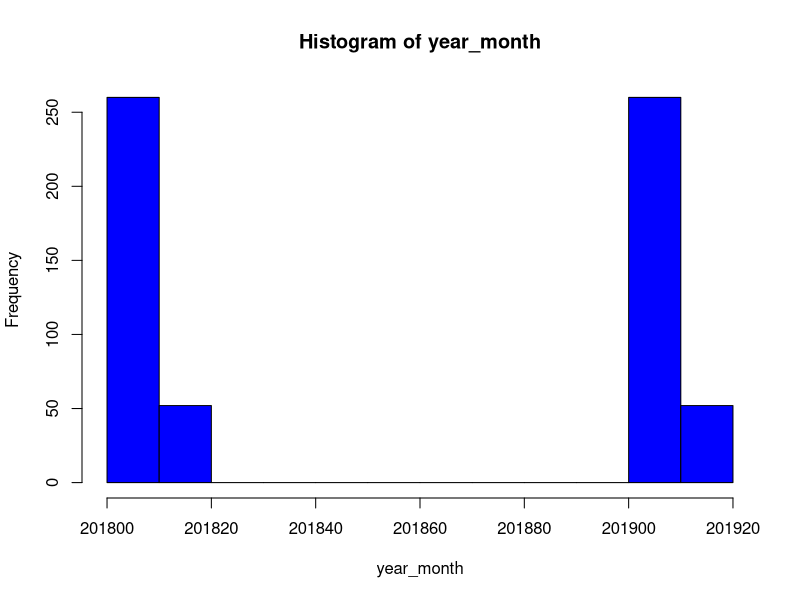
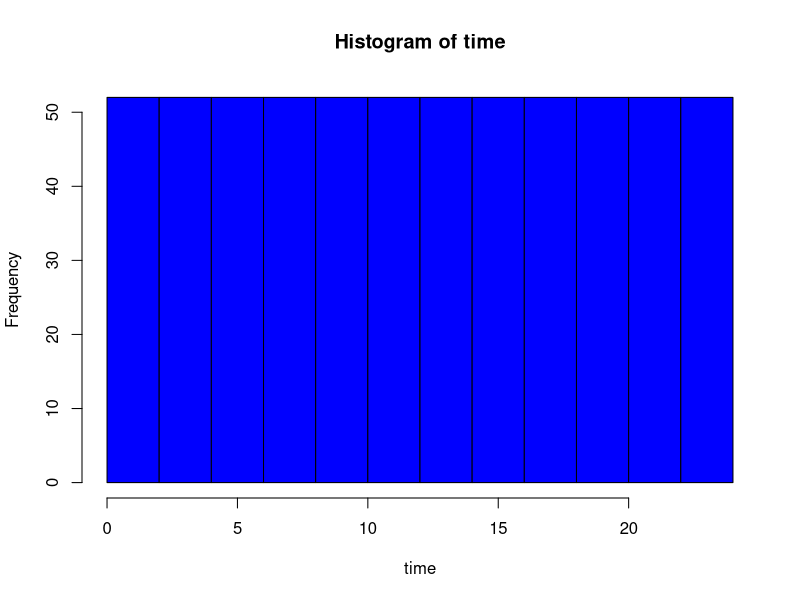
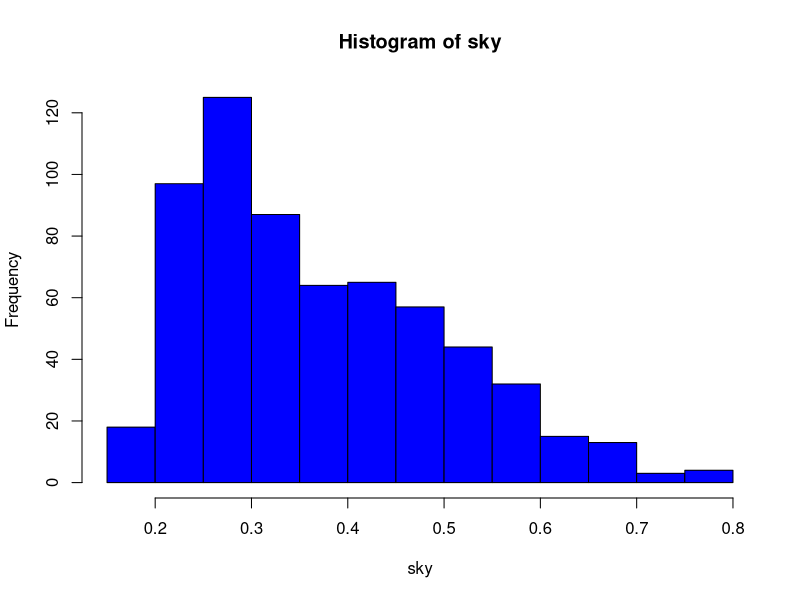
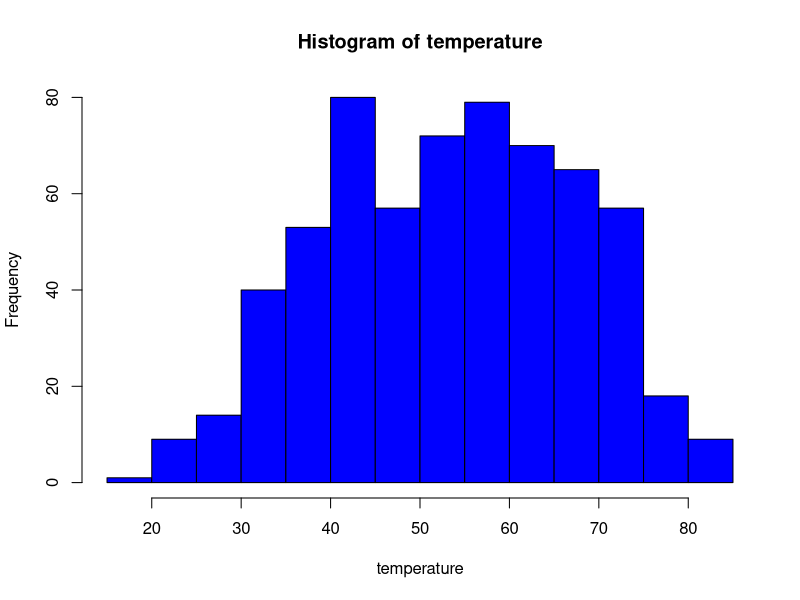
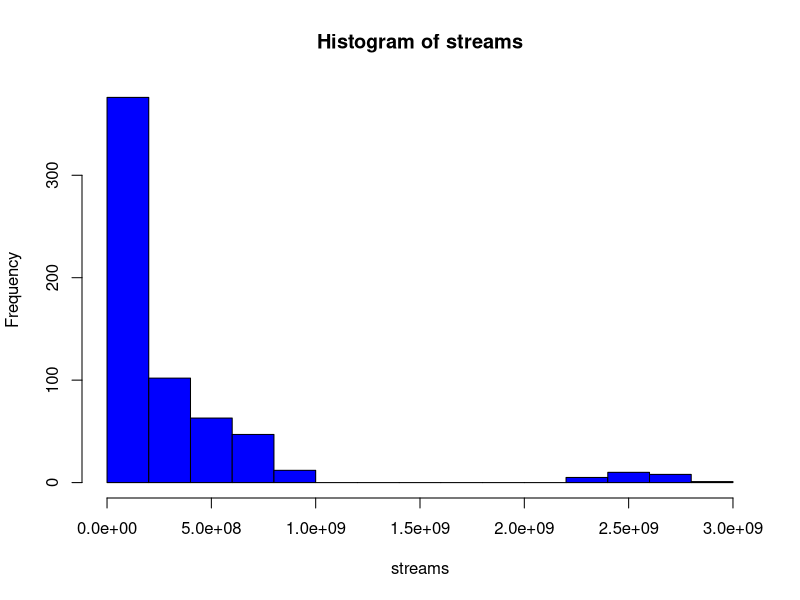
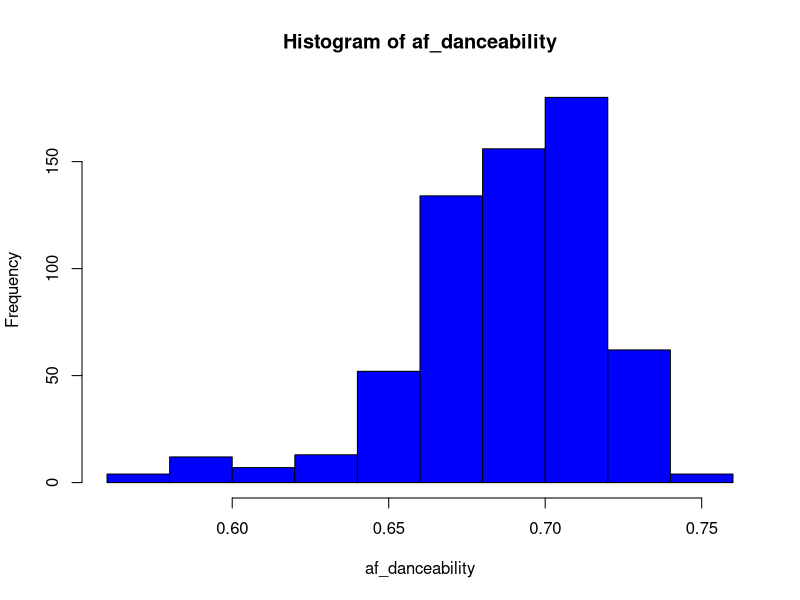
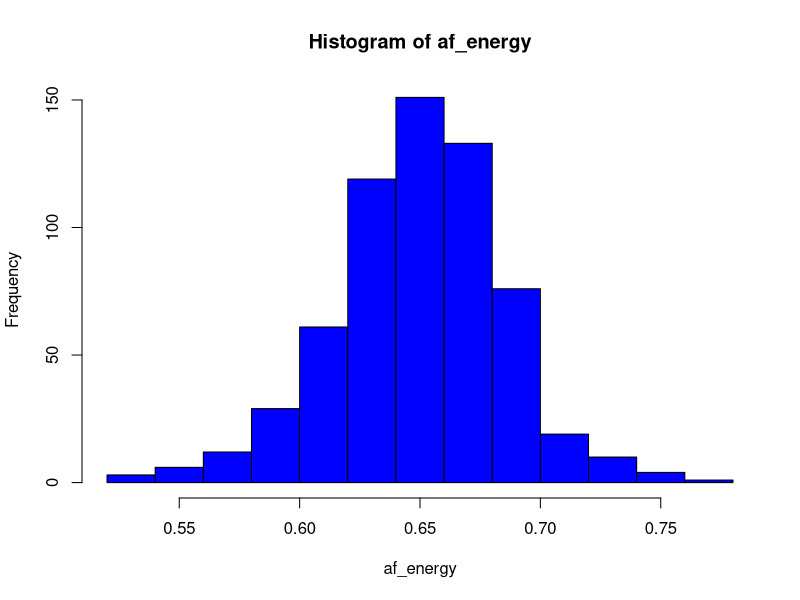
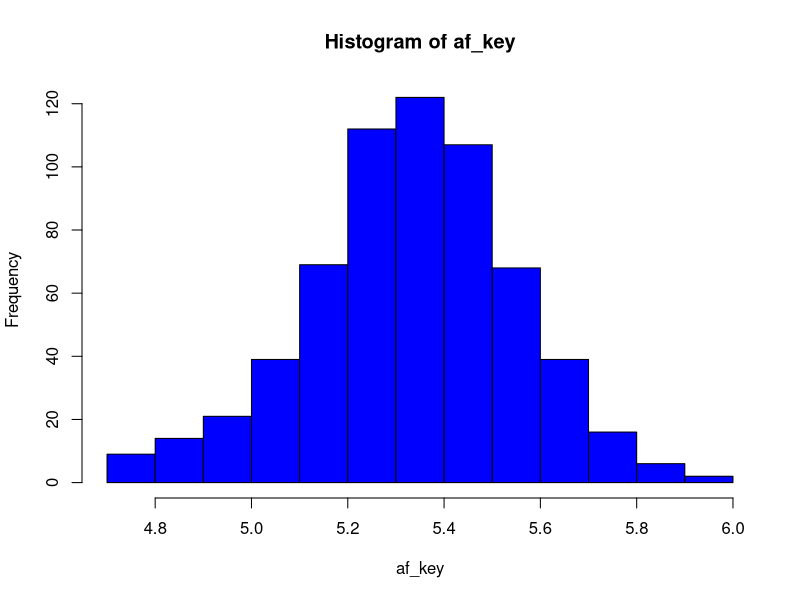

The R source for these figures, in order:
# Libraries
library(dplyr)
library(ggplot2)

# Read the data
data <- read.csv(file = "preprocessed_data.csv")
data <- data %>% select(-X)

# Check the structure
str(data)

# Exploratory Data Analysis

# Summary statistics
data %>%
  select(-c(year_month, time)) %>%
  group_by(country) %>%
  summarize(mean_sky = mean(sky), 
            mean_temperature = mean(temperature),
            sum_streams = sum(streams)) %>%
  arrange(desc(sum_streams))

# Check the distribution of variables

# Write a function "plot_histogram" to plot the distribution of every numeric variable

plot_histograms <- function(data) {
  
  numeric_cols <- sapply(data, is.numeric)
  data_numeric <- data[, numeric_cols]
  
  # Iterate through numeric columns and plot histograms
  for (col in colnames(data_numeric)) {
    hist(data_numeric[[col]], main = paste("Histogram of", col), xlab = col, ylab = "Frequency", col = "blue", border = "black")
  }
}


plot_histograms(data)

